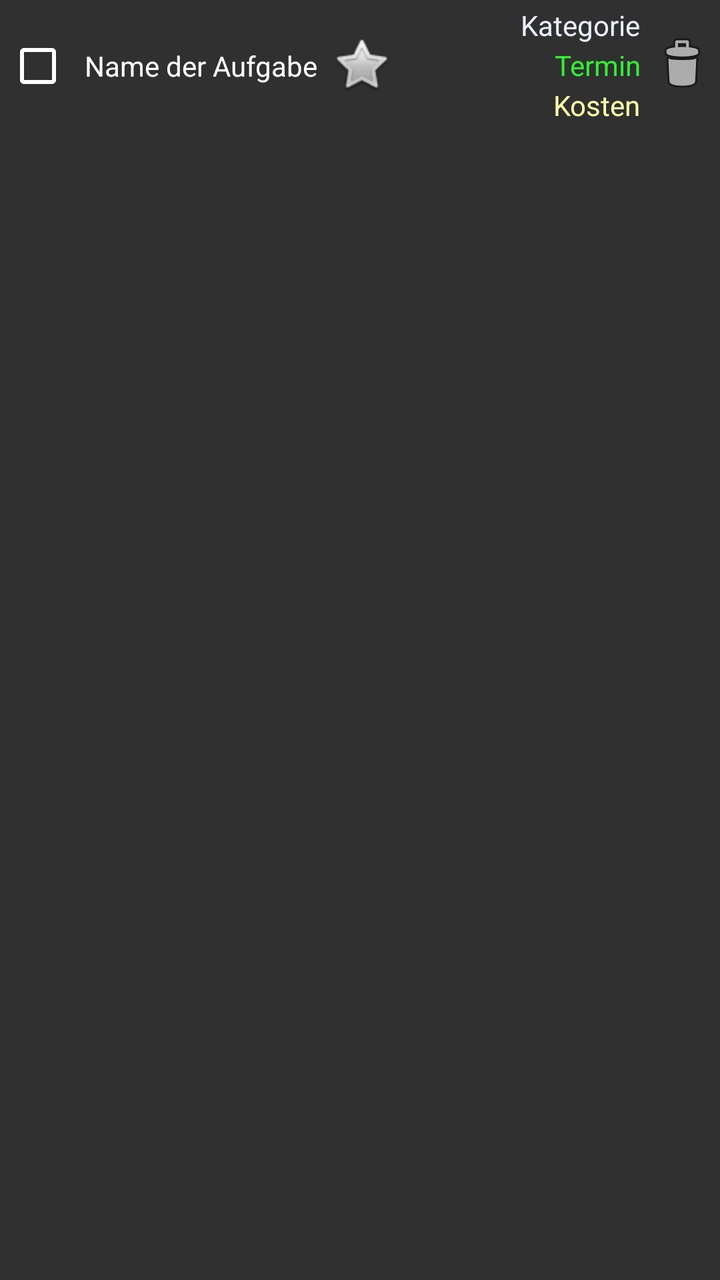
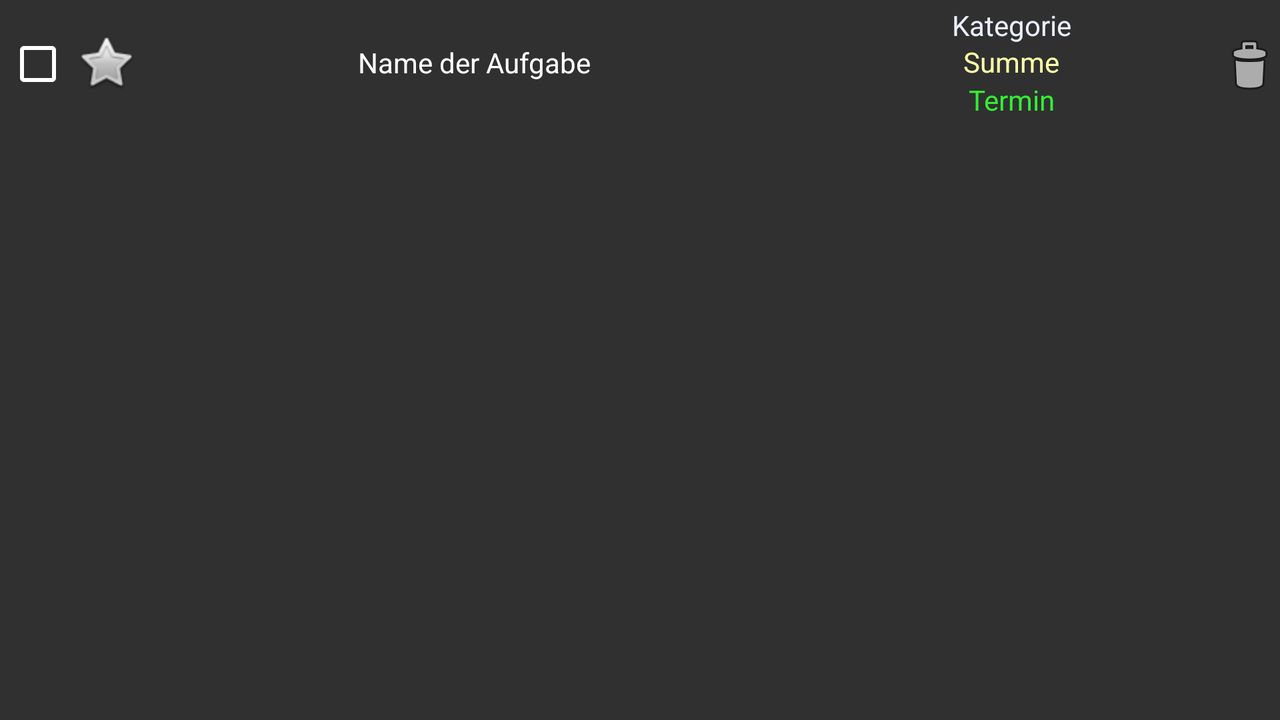

An Android layout and its configuration variant, each rendered on a device that would load it. The default file and the variant file are quoted in full after the pictures.
<!-- AndroidManifest.xml: application theme AppTheme.NoActionBar -->
<!-- res/layout/list_row_content.xml -->
<RelativeLayout xmlns:android="http://schemas.android.com/apk/res/android"
    xmlns:app="http://schemas.android.com/apk/res-auto"
    android:id="@+id/list_row_content"
    android:layout_width="fill_parent"
    android:divider="@color/colorPrimary"
    android:dividerHeight="1px"
    android:layout_height="63sp"
    android:descendantFocusability="blocksDescendants"
    android:padding="3dip">

    <CheckBox
        android:id="@+id/checkBox"
        android:layout_width="wrap_content"
        android:layout_height="@dimen/list_row_image_height"
        android:layout_alignParentLeft="true"
        android:layout_alignParentTop="true"
        android:layout_marginTop="5sp"
        android:layout_marginRight="3sp"
        android:scaleX="1"
        android:scaleY="1"
        android:text=""
        android:textAppearance="?android:attr/textAppearanceMedium"
        app:buttonTint="@drawable/checkbox_state_list" />


    <TableRow
        android:id="@+id/table"
        android:layout_width="wrap_content"
        android:layout_height="wrap_content"
        android:layout_toRightOf="@id/checkBox"
        android:gravity="top"
        android:weightSum="10">

        <TextView
            android:id="@+id/name"
            android:layout_height="match_parent"
            android:layout_marginLeft="2sp"
            android:layout_marginRight="2sp"
            android:layout_toRightOf="@id/checkBox"
            android:layout_weight="5"
            android:gravity="center"
            android:lineSpacingExtra="2sp"
            android:maxLines="2"
            android:text="@string/placeholder_name"
            android:textColor="#ffffff"
            android:textSize="14sp" />

        <android.support.v7.widget.AppCompatImageView
            android:id="@+id/icon_fav_haupt"
            android:layout_width="wrap_content"
            android:layout_height="@dimen/list_row_image_height"
            android:layout_marginTop="4sp"
            android:layout_marginLeft="2sp"
            android:layout_marginRight="2sp"
            android:layout_toLeftOf="@id/meta"
            android:adjustViewBounds="false"
            app:srcCompat="@android:drawable/btn_star_big_off" />

        <RelativeLayout xmlns:android="http://schemas.android.com/apk/res/android"
            android:id="@+id/meta"
            android:layout_width="fill_parent"
            android:layout_height="wrap_content"
            android:layout_alignParentRight="true"
            android:layout_marginEnd="2dp"
            android:layout_marginRight="2dp"
            android:layout_weight="5"
            android:weightSum="3"
            android:descendantFocusability="blocksDescendants"
            android:gravity="top">

            <TextView
                android:id="@+id/typ"
                android:layout_width="match_parent"
                android:layout_height="@dimen/list_row_content_part"
                android:layout_marginTop="0dip"
                android:layout_marginRight="1dip"
                android:gravity="end"
                android:maxLines="1"
                android:text="@string/placeholder_type"
                android:textAppearance="?android:attr/textAppearanceSmall"
                android:textColor="#ffeaefff" />

            <TextView
                android:id="@+id/termin"
                android:layout_width="match_parent"
                android:layout_height="@dimen/list_row_content_part"
                android:layout_below="@id/typ"
                android:layout_marginTop="0dip"
                android:layout_marginRight="1dip"
                android:gravity="end"
                android:maxLines="1"
                android:text="@string/placeholder_date"
                android:textAppearance="?android:attr/textAppearanceSmall"
                android:textColor="#ff33ee33" />

            <TextView
                android:id="@+id/kosten"
                android:layout_width="match_parent"
                android:layout_height="@dimen/list_row_content_part"
                android:layout_below="@id/termin"
                android:layout_marginTop="0dip"
                android:layout_alignParentRight="true"
                android:layout_marginRight="1dip"
                android:adjustViewBounds="true"
                android:gravity="end"
                android:maxLines="1"
                android:text="@string/placeholder_costs"
                android:textAppearance="?android:attr/textAppearanceSmall"
                android:textColor="#ffffaa" />
        </RelativeLayout>

        <android.support.v7.widget.AppCompatImageView
            android:id="@+id/delete_task_icon"
            android:layout_width="wrap_content"
            android:layout_height="@dimen/list_row_image_height"
            android:layout_marginLeft="2dip"
            android:layout_marginTop="4sp"
            android:layout_toRightOf="@id/table"
            android:adjustViewBounds="false"
            app:srcCompat="@android:drawable/ic_menu_delete" />

    </TableRow>
</RelativeLayout>
<!-- resources referenced by this layout -->
<resources>
  <color name="colorPrimary">#770033</color>
  <dimen name="list_row_content_part">20sp</dimen>
  <dimen name="list_row_image_height">50sp</dimen>
  <!-- drawable checkbox_state_list (drawable) -->
  <?xml version="1.0" encoding="utf-8"?>
  <selector xmlns:android="http://schemas.android.com/apk/res/android">
      <item android:color="@color/colorGreen" android:state_checked="true"/>
      <item android:color="@color/colorWhite" android:state_checked="false"/>
  </selector>
  <string name="placeholder_costs">Kosten</string>
  <string name="placeholder_date">Termin</string>
  <string name="placeholder_name">Name der Aufgabe</string>
  <string name="placeholder_type">Kategorie</string>
  <style name="AppTheme.NoActionBar">
          <item name="windowActionBar">false</item>
          <item name="windowNoTitle">true</item>
      </style>
  <color name="colorGreen">#00FF60</color>
  <color name="colorWhite">#FFFFFF</color>
</resources>
<!-- res/layout-w500dp/list_row_content.xml (the author's variant of the layout above) -->
<!-- drawn on the phone turned sideways -->
<RelativeLayout xmlns:android="http://schemas.android.com/apk/res/android"
    xmlns:app="http://schemas.android.com/apk/res-auto"
    android:id="@+id/list_row_content"
    android:layout_width="fill_parent"
    android:divider="@color/colorPrimary"
    android:dividerHeight="1px"
    android:layout_height="63sp"
    android:descendantFocusability="blocksDescendants"
    android:padding="3dip">

    <CheckBox
        android:id="@+id/checkBox"
        android:layout_width="wrap_content"
        android:layout_height="@dimen/list_row_image_height"
        android:layout_alignParentLeft="true"
        android:layout_alignParentTop="true"
        android:layout_marginTop="4sp"
        android:layout_marginRight="2sp"
        android:scaleX="1"
        android:scaleY="1"
        android:text=""
        android:textAppearance="?android:attr/textAppearanceMedium"
        app:buttonTint="@drawable/checkbox_state_list" />


    <TableRow
        android:id="@+id/table"
        android:layout_width="wrap_content"
        android:layout_height="wrap_content"
        android:layout_toRightOf="@id/checkBox"
        android:gravity="top"
        android:weightSum="10">

        <android.support.v7.widget.AppCompatImageView
            android:id="@+id/icon_fav_haupt"
            android:layout_width="wrap_content"
            android:layout_height="@dimen/list_row_image_height"
            android:layout_marginTop="3sp"
            android:layout_marginLeft="0sp"
            android:layout_marginRight="0sp"
            android:layout_toRightOf="@id/checkBox"
            android:adjustViewBounds="false"
            app:srcCompat="@android:drawable/btn_star_big_off" />

        <TextView
            android:id="@+id/name"
            android:layout_height="match_parent"
            android:layout_marginLeft="1sp"
            android:layout_marginRight="1sp"
            android:layout_weight="4"
            android:gravity="center"
            android:layout_toLeftOf="@id/meta"
            android:lineSpacingExtra="2sp"
            android:maxLines="3"
            android:text="@string/placeholder_name"
            android:textColor="#ffffff"
            android:textSize="14sp" />

        <RelativeLayout xmlns:android="http://schemas.android.com/apk/res/android"
            android:id="@+id/meta"
            android:layout_width="fill_parent"
            android:layout_height="wrap_content"
            android:layout_alignParentRight="true"
            android:layout_marginEnd="2dp"
            android:layout_marginRight="2dp"
            android:layout_weight="6"
            android:weightSum="3"
            android:descendantFocusability="blocksDescendants"
            android:gravity="top">

            <TextView
                android:id="@+id/type"
                android:layout_width="match_parent"
                android:layout_height="wrap_content"
                android:layout_marginTop="0dip"
                android:layout_marginLeft="-3dip"
                android:layout_marginRight="-3dip"
                android:gravity="center"
                android:maxLines="1"
                android:text="@string/placeholder_type"
                android:textAppearance="?android:attr/textAppearanceSmall"
                android:textColor="#ffeaefff" />

            <TextView
                android:id="@+id/costs_detail"
                android:layout_width="match_parent"
                android:layout_height="wrap_content"
                android:layout_below="@id/type"
                android:layout_marginTop="-1dip"
                android:layout_marginLeft="-3dip"
                android:layout_marginRight="-3dip"
                android:adjustViewBounds="true"
                android:gravity="center"
                android:maxLines="1"
                android:text="@string/placeholder_amount"
                android:textAppearance="?android:attr/textAppearanceSmall"
                android:textColor="#ffffaa" />

            <TextView
                android:id="@+id/date_detail"
                android:layout_width="match_parent"
                android:layout_height="wrap_content"
                android:layout_below="@id/costs_detail"
                android:layout_marginLeft="-3dip"
                android:layout_marginRight="-3dip"
                android:gravity="center"
                android:maxLines="1"
                android:forceHasOverlappingRendering="true"
                android:text="@string/placeholder_date"
                android:textAppearance="?android:attr/textAppearanceSmall"
                android:textColor="#ff33ee33" />
        </RelativeLayout>

        <android.support.v7.widget.AppCompatImageView
            android:id="@+id/delete_task_icon"
            android:layout_width="wrap_content"
            android:layout_height="@dimen/list_row_image_height"
            android:layout_marginLeft="0dip"
            android:layout_marginRight="-4dip"
            android:layout_marginTop="5sp"
            android:layout_toRightOf="@id/name"
            android:adjustViewBounds="false"
            app:srcCompat="@android:drawable/ic_menu_delete" />

    </TableRow>
</RelativeLayout>
<!-- resources referenced by the variant -->
<!-- as the phone turned sideways resolves them -->
<resources>
  <color name="colorPrimary">#770033</color>
  <dimen name="list_row_image_height">50sp</dimen>
  <!-- drawable checkbox_state_list (drawable) -->
  <?xml version="1.0" encoding="utf-8"?>
  <selector xmlns:android="http://schemas.android.com/apk/res/android">
      <item android:color="@color/colorGreen" android:state_checked="true"/>
      <item android:color="@color/colorWhite" android:state_checked="false"/>
  </selector>
  <string name="placeholder_amount">Summe</string>
  <string name="placeholder_date">Termin</string>
  <string name="placeholder_name">Name der Aufgabe</string>
  <string name="placeholder_type">Kategorie</string>
  <style name="AppTheme.NoActionBar">
          <item name="windowActionBar">false</item>
          <item name="windowNoTitle">true</item>
      </style>
  <color name="colorGreen">#00FF60</color>
  <color name="colorWhite">#FFFFFF</color>
</resources>
